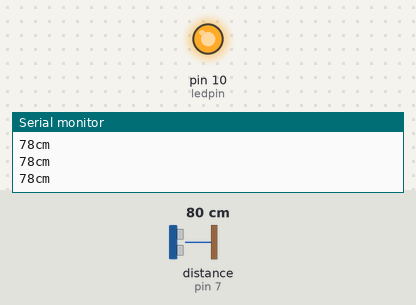
Bench run of a sketch on a simulated Arduino Uno, built with avr-gcc and run on an emulated ATmega328P. On the bench: output pins drawn as LEDs (lit = HIGH), the last lines printed to the serial monitor. Wiring (inferred from the names in the program): ultrasonic range finder: trigger pin 8; echo pin 7. The inputs (shaded band) are chosen by the test bench; at power-on: distance to the obstacle (sensor on pin 7) 80 cm. The echo pulse lasts 58.3 µs per cm; pins used as bus, display or sensor lines are not drawn.

Above: at 1.2 s.
1.3 s: distance to the obstacle (sensor on pin 7) set to 12 cm
2.8 s: distance to the obstacle (sensor on pin 7) set to 9 cm
At 3.7 s:
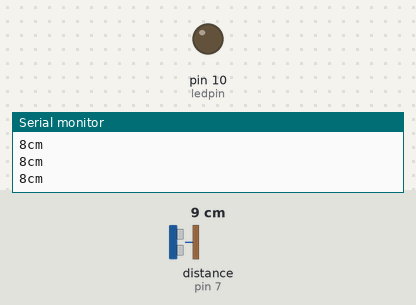
4.4 s: distance to the obstacle (sensor on pin 7) set to 18 cm
At 5.5 s:
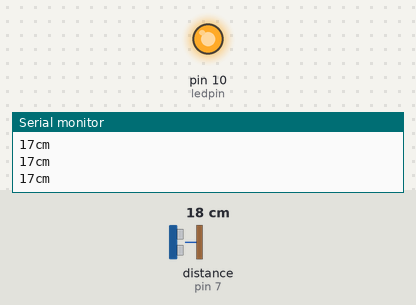
6.0 s: distance to the obstacle (sensor on pin 7) set to 2 cm
At 6.5 s:
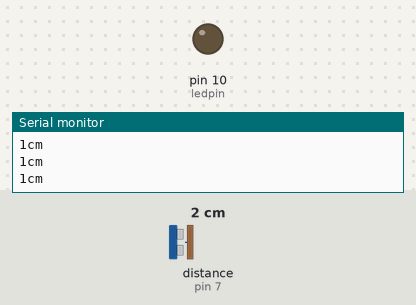
Timing chart, 0 to 8.6 s (numbered marks = the images above; inputs shaded):
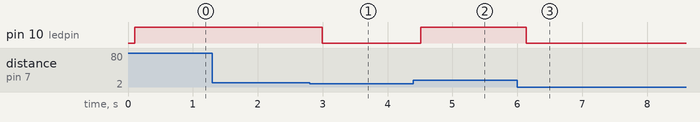

The sketch:

21.Ultrasonic_sensor_with_LED.ino
```cpp
int trigPin = 8; // set the trig pin as 8
int echoPin =7; // set the echo pin as 7
int ledpin =10; // set the led pin as 10
long duration, cm;
void setup()
{
 Serial.begin(9600); // to open the serial monitor
 pinMode(trigPin, OUTPUT); // set the input and output
 pinMode(echoPin, INPUT);
 pinMode(ledpin,OUTPUT);
}
void loop()
{
 sensor();
 if(cm>=10) // cm is greater than or equal to 10
 {
 digitalWrite(ledpin,HIGH); // led will on
 }
else
 {
 digitalWrite(ledpin,LOW); // led will off
 }
 }
void sensor()
{
 digitalWrite(trigPin, LOW);
 delayMicroseconds(5);
digitalWrite(trigPin, HIGH);
 delayMicroseconds(10);
 digitalWrite(trigPin,LOW);

duration = pulseIn(echoPin, HIGH); // pulseIn function will start the timer , when the trig signal produces the signal and store the value in duration
 cm = (duration*0.034)/2;
//the speed of the sound is0.034 microseconds. Dividing by 2 means the Sound will travels the object and come back
Serial.print(cm);
Serial.print("cm");
Serial.println();
delay(100);
}
```

Measured:
- the behaviour switches between 11 and 10 cm on distance to the obstacle (sensor on pin 7) (found by bisection; images 0 and 1)
- after the input at 2.8 s, pin 10 (ledpin): HIGH → LOW after 0.19 s
- after the input at 4.4 s, pin 10 (ledpin): LOW → HIGH after 0.11 s
- after the input at 6.0 s, pin 10 (ledpin): HIGH → LOW after 0.14 s
